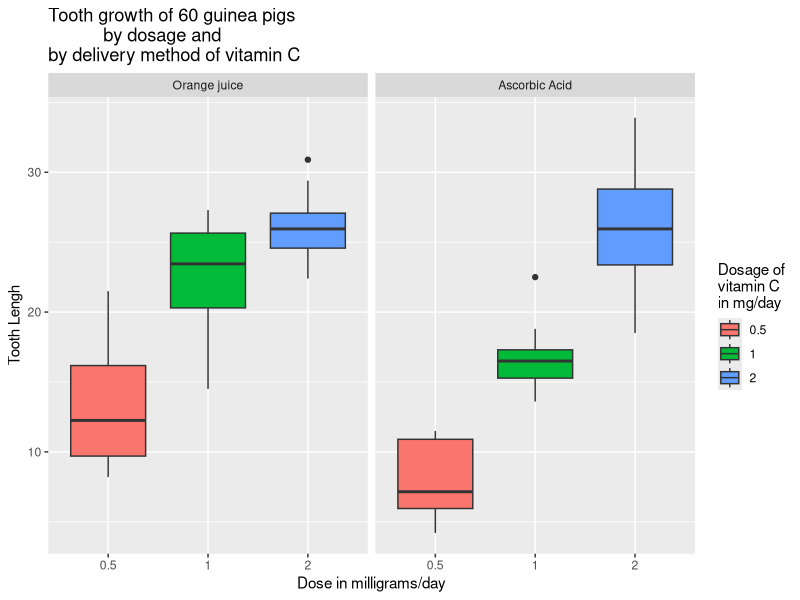

Here is the R script that generated this plot:
## ---- chunk 1
library("ggplot2")
## ---- chunk 2
# Load the data ToothGrowth
data(ToothGrowth)
# Look at the structure of the data
str(ToothGrowth)
## ---- chunk 3
# Look at the first 5 rows of the data
head(ToothGrowth, 5)
## ---- chunk 4
# Look at the summary of the data
summary(ToothGrowth)
## ---- chunk 5
# Compare means of the different delivery methods
tapply(ToothGrowth$len,ToothGrowth$supp, mean)
## ---- chunk 6
# Make a plot to look at data graphically
ggplot(ToothGrowth, aes(factor(dose), len, fill = factor(dose))) +
      geom_boxplot() +
      # facet_grid(.~supp)+
      facet_grid(.~supp, labeller = as_labeller(
            c("OJ" = "Orange juice", 
              "VC" = "Ascorbic Acid"))) +
      labs(title = "Tooth growth of 60 guinea pigs 
           by dosage and\nby delivery method of vitamin C",
           x = "Dose in milligrams/day", 
           y = "Tooth Lengh") +
      scale_fill_discrete(name = "Dosage of\nvitamin C\nin mg/day")
## ---- chunk 7
# Comparison by delivery method for the same dosage
t05 <- t.test(len ~ supp, 
       data = rbind(ToothGrowth[(ToothGrowth$dose == 0.5) & 
                                      (ToothGrowth$supp == "OJ"),],
                    ToothGrowth[(ToothGrowth$dose == 0.5) & 
                                      (ToothGrowth$supp == "VC"),]), 
       var.equal = FALSE)

t1 <- t.test(len ~ supp, 
       data = rbind(ToothGrowth[(ToothGrowth$dose == 1) & 
                                      (ToothGrowth$supp == "OJ"),],
                    ToothGrowth[(ToothGrowth$dose == 1) & 
                                      (ToothGrowth$supp == "VC"),]), 
       var.equal = FALSE)

t2 <- t.test(len ~ supp, 
       data = rbind(ToothGrowth[(ToothGrowth$dose == 2) & 
                                      (ToothGrowth$supp == "OJ"),],
                    ToothGrowth[(ToothGrowth$dose == 2) & 
                                      (ToothGrowth$supp == "VC"),]), 
       var.equal = FALSE)

# Make summary of the conducted t.tests, which compare the delivery methods by dosage
# take p-values and CI
summaryBYsupp <- data.frame(
      "p-value" = c(t05$p.value, t1$p.value, t2$p.value),
      "Conf.Low" = c(t05$conf.int[1],t1$conf.int[1], t2$conf.int[1]),
      "Conf.High" = c(t05$conf.int[2],t1$conf.int[2], t2$conf.int[2]),
      row.names = c("Dosage .05","Dosage 1","Dosage 2"))
# Show the data table 
summaryBYsupp
